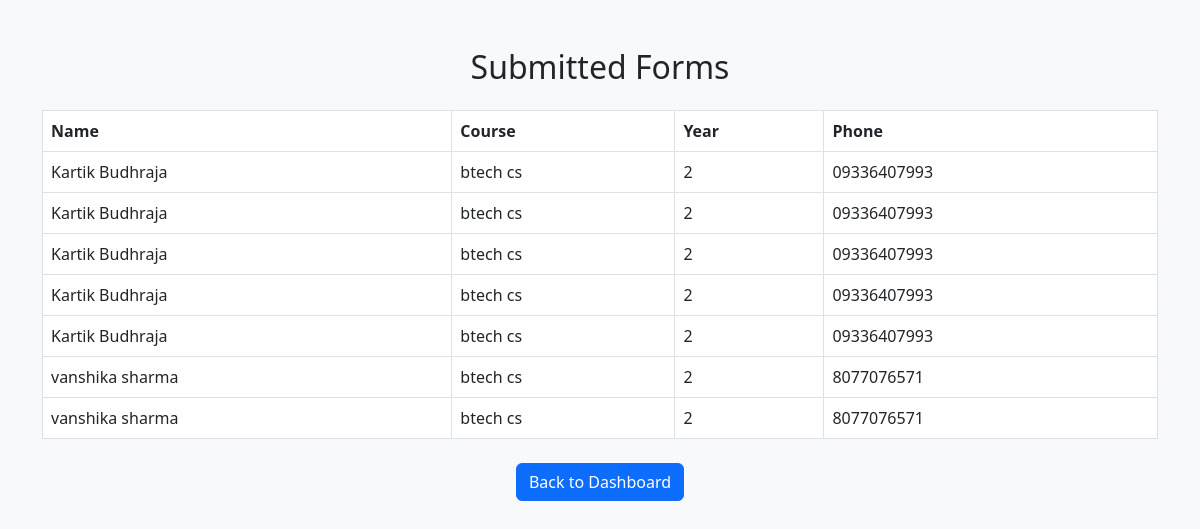
The app's page /view/ (signed in) with its own data.
### portal/models.py (models this page shows, shortened)
class ExamForm(models.Model):
    full_name = models.CharField(max_length=100)
    course = models.CharField(max_length=50)
    year = models.IntegerField()
    address = models.TextField()
    phone_number = models.CharField(max_length=15)

### portal/views.py (the view)
# urls.py: path('view/', views.view_forms, name='view_forms'),
@login_required
def view_forms(request):
    data = ExamForm.objects.all()
    return render(request, 'view_forms.html', {'data': data})

### portal/templates/view_forms.html (shortened to what this page needs)
<!DOCTYPE html>
<html>
<head>
    <link href="https://cdn.jsdelivr.net/npm/bootstrap@5.3.0/dist/css/bootstrap.min.css" rel="stylesheet">
</head>
<body class="bg-light">
<div class="container mt-5">
    <h2 class="text-center">Submitted Forms</h2>
    <table class="table table-bordered mt-4">
        <tr>
            <th>Name</th>
            <th>Course</th>
            <th>Year</th>
            <th>Phone</th>
        </tr>
        {% for i in data %}
        <tr>
            <td>{{ i.full_name }}</td>
            <td>{{ i.course }}</td>
            <td>{{ i.year }}</td>
            <td>{{ i.phone_number }}</td>
        </tr>
        {% endfor %}
    </table>
    <div class="text-center mt-4">
        <a href="/dashboard/" class="btn btn-primary">Back to Dashboard</a>
    </div>
</div>
</body>
</html>

### records on screen
ExamForm: full_name "Kartik Budhraja", course "btech cs", year "2", phone_number "09336407993"
ExamForm: full_name "Kartik Budhraja", course "btech cs", year "2", phone_number "09336407993"
ExamForm: full_name "Kartik Budhraja", course "btech cs", year "2", phone_number "09336407993"
ExamForm: full_name "Kartik Budhraja", course "btech cs", year "2", phone_number "09336407993"
ExamForm: full_name "Kartik Budhraja", course "btech cs", year "2", phone_number "09336407993"
ExamForm: full_name "vanshika sharma", course "btech cs", year "2", phone_number "8077076571"
ExamForm: full_name "vanshika sharma", course "btech cs", year "2", phone_number "8077076571"
